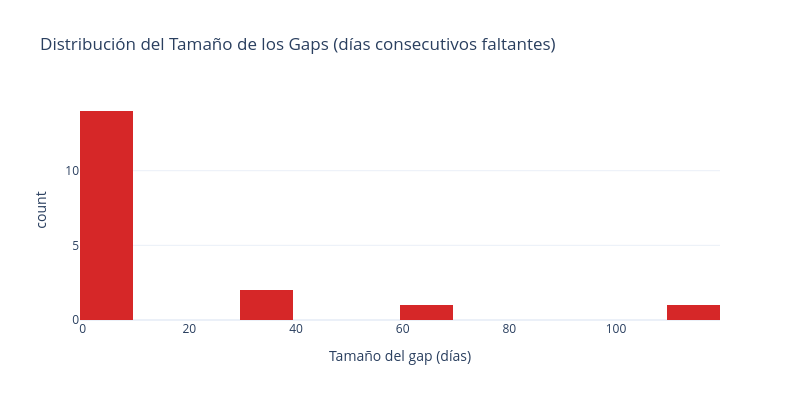

Here is the notebook cell this chart was saved with:
### Code cell
# Resumen de gaps consecutivos
fechas_faltantes = df_full.index[df_full["Caudal"].isna()]
gaps_df = pd.DataFrame({"Fecha": fechas_faltantes}).sort_values("Fecha").reset_index(drop=True)
gaps_df["Grupo"] = (gaps_df["Fecha"].diff() > pd.Timedelta(days=1)).cumsum()

gaps_resumen = gaps_df.groupby("Grupo").agg(
    Inicio=("Fecha", "min"),
    Fin=("Fecha", "max"),
    Días=("Fecha", "count"),
).sort_values("Días", ascending=False).reset_index(drop=True)

print(f"📊 Total de gaps consecutivos: {len(gaps_resumen)}")
print(f"📊 Gap más largo: {gaps_resumen['Días'].iloc[0]} días")
print(f"📊 Gap promedio: {gaps_resumen['Días'].mean():.1f} días")
print(f"📊 Mediana de gap: {gaps_resumen['Días'].median():.0f} días\n")

# Distribución de tamaños de gap
fig = px.histogram(
    gaps_resumen,
    x="Días",
    nbins=20,
    title="Distribución del Tamaño de los Gaps (días consecutivos faltantes)",
    labels={"Días": "Tamaño del gap (días)", "count": "Frecuencia"},
    color_discrete_sequence=["#d62728"],
)
fig.update_layout(width=800, height=400)
fig.show()

print("\n🔝 Top 10 gaps más largos:")
gaps_resumen.head(10)

### Figure 1 — Plotly figure (JSON) as saved in the notebook; plotly's stock layout.template omitted (floating-point values rounded to 4 significant figures)
{"data": [{"bingroup": "x", "hovertemplate": "Tamaño del gap (días)=%{x}<br>count=%{y}<extra></extra>", "legendgroup": "", "marker": {"color": "#d62728", "pattern": {"shape": ""}}, "name": "", "nbinsx": 20, "orientation": "v", "showlegend": false, "type": "histogram", "x": [111, 61, 32, 32, 7, 5, 4, 3, 3, 2, 2, 1, 1, 1, 1, 1, 1, 1], "xaxis": "x", "yaxis": "y"}], "layout": {"barmode": "relative", "height": 400, "legend": {"tracegroupgap": 0}, "title": {"text": "Distribución del Tamaño de los Gaps (días consecutivos faltantes)"}, "width": 800, "xaxis": {"anchor": "y", "domain": [0, 1], "title": {"text": "Tamaño del gap (días)"}}, "yaxis": {"anchor": "x", "domain": [0, 1], "title": {"text": "count"}}}}
